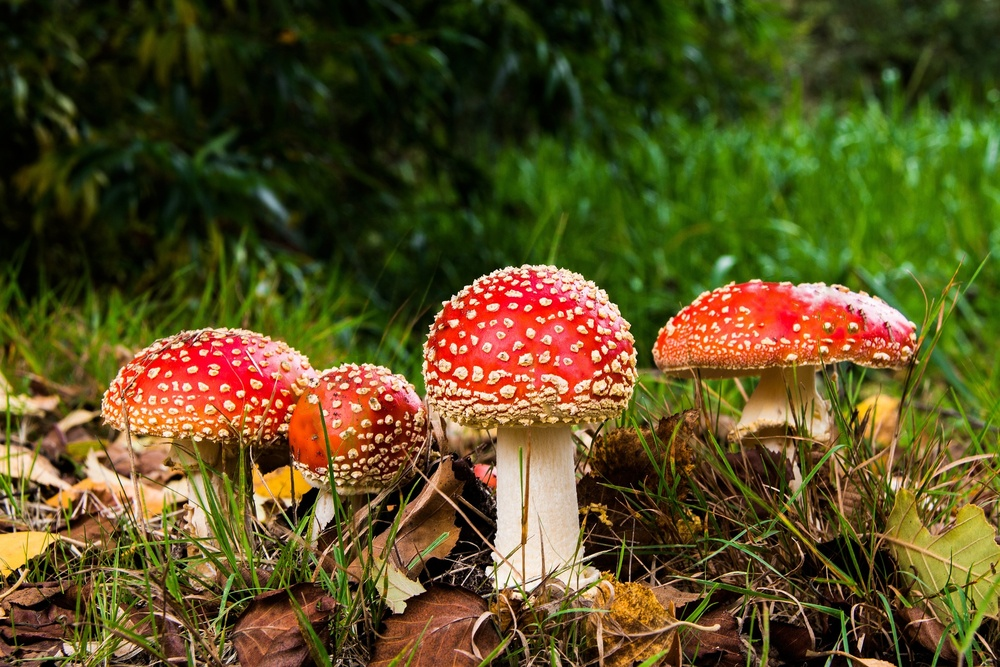
#> input picture part2/img/input.jpg, 1000 x 667 px, shrunk from 1920 x 1280 before the run
$ python task2.py   (older library calls are emulated)
#> lines starting #> are read from the running program, lines starting #| are printed output that depends on the picture
import cv2

# 1枚のカラー画像を入力(input.jpg)として,まずグレース
# ケール画像に変換し,その後Sobelフィルタで横エッジを検
# 出するプログラムを作成しなさい.

img_benitengu = cv2.imread("img/input.jpg",0)
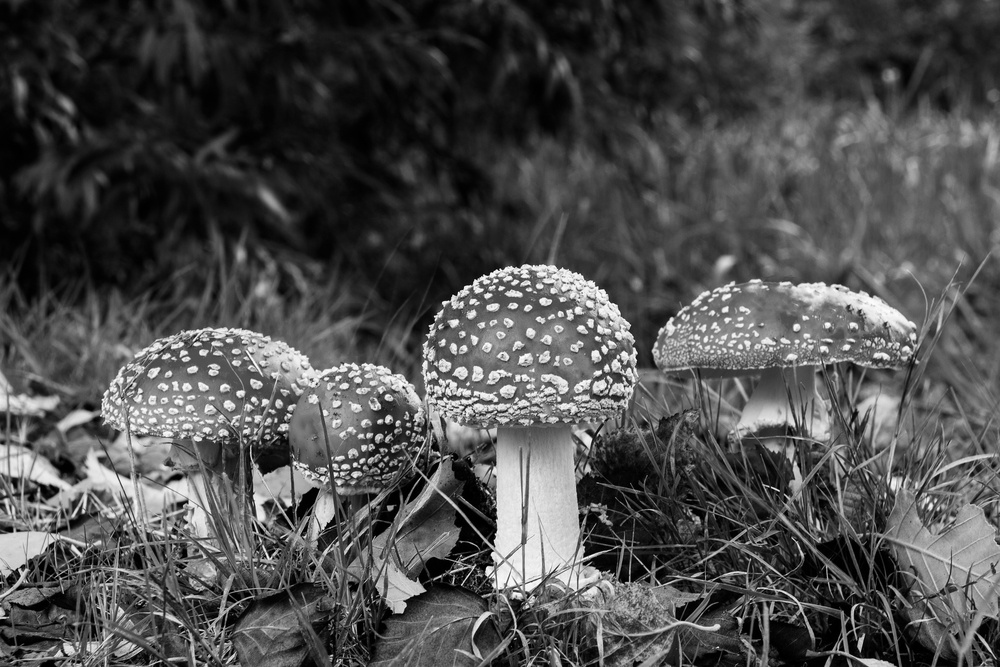
#> img_benitengu: shape (667, 1000); min 0, max 255, mean 76.6
img_benitengu_sobel = cv2.Sobel(img_benitengu, cv2.CV_32F, 1, 0, 3)
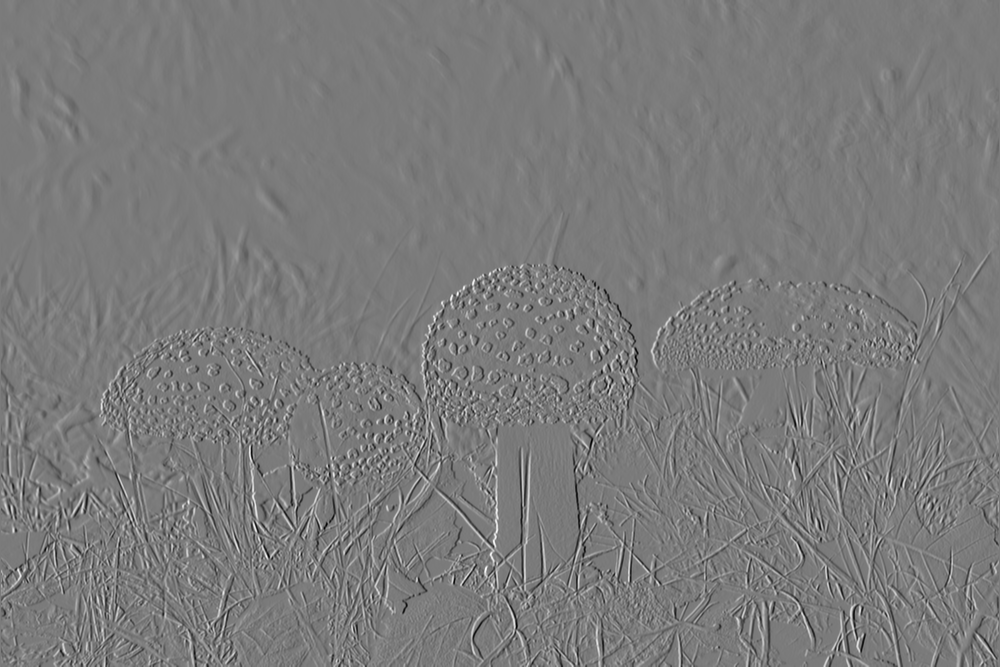
#> img_benitengu_sobel: shape (667, 1000) float32; min -875, max 937, mean 0.1; drawn with min black and max white
cv2.imwrite("img/sobel_benitengu.jpg", img_benitengu_sobel)
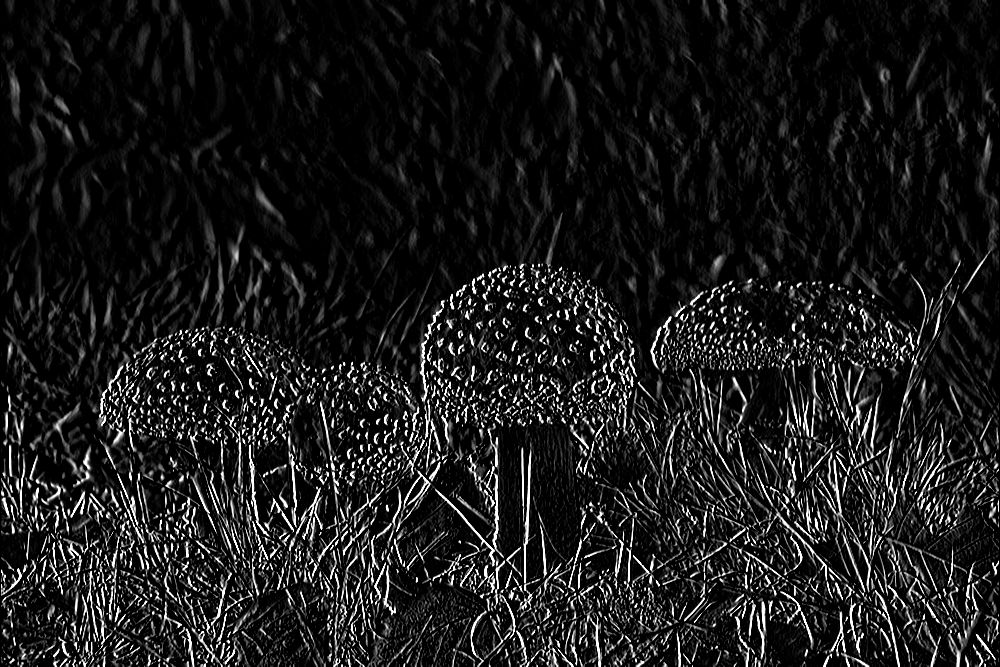
#> saved as sobel_benitengu.jpg: shape (667, 1000); min 0, max 255, mean 27

img_benitengu_convertScaleAbs = cv2.convertScaleAbs(img_benitengu_sobel, alpha=1, beta=1.0)
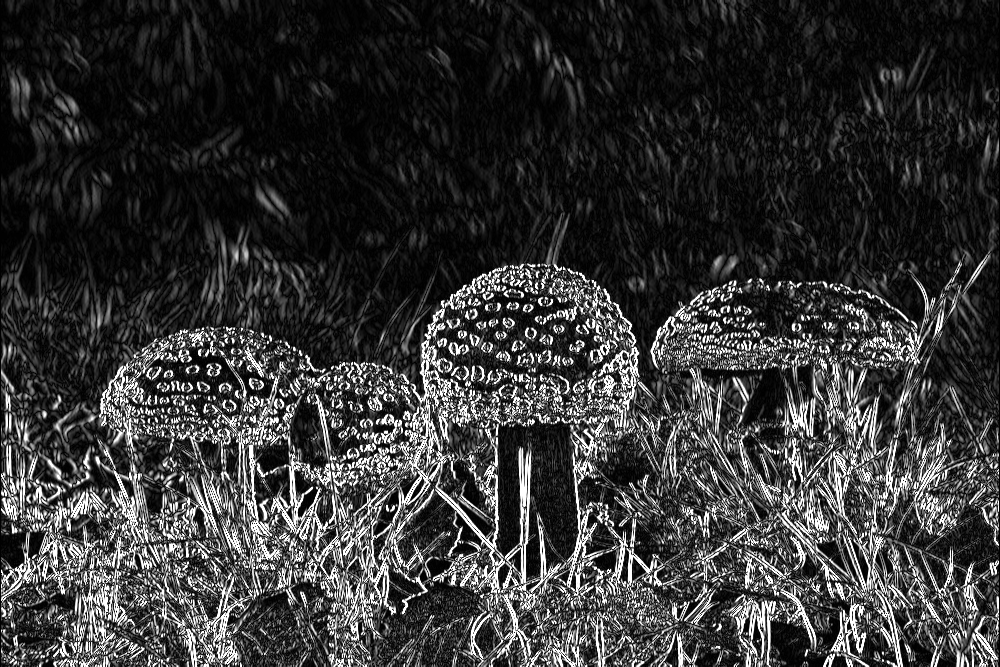
#> img_benitengu_convertScaleAbs: shape (667, 1000); min 0, max 255, mean 53.9
cv2.imwrite("img/convertScaleAbs_benitengu.jpg", img_benitengu_convertScaleAbs)

# SobelフィルタとconvertScaleAbsを使うことでどのよな結果が得られるか考察する
# convertScaleAbsは画像のコントラストを調整する関数である。
# 第二引数にalphaを設定することで、コントラスト変更のパラーメータとして調整することができる。
# SobelフィルタとconvertScaleAbsを使うことで、エッジを検出し、コントラストを上げることで
# エッジを強調することができる。
